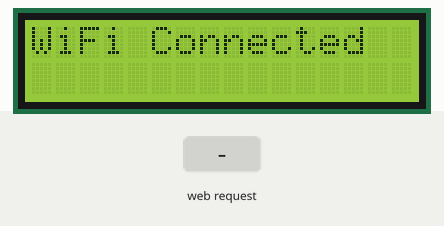
Recording of a sketch running on a simulated ESP8266 (NodeMCU). On the bench: 16×2 character LCD. The test bench sets the inputs (shaded band). WiFi joins after 1.5 s; servers stay silent unless stated; what the sketch prints to the serial monitor is not drawn.

Above: at 2.7 s.
2.8 s: HTTP request GET /?msg=1 received
At 3.8 s:
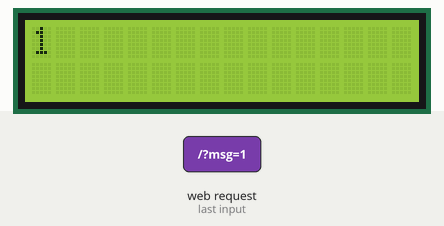
4.3 s: HTTP request GET /?msg=0 received
At 5.0 s:
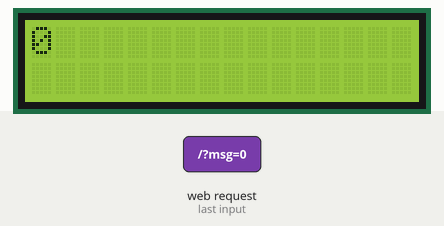
Timing chart, 0 to 7.3 s (numbered marks = the images above; inputs shaded):
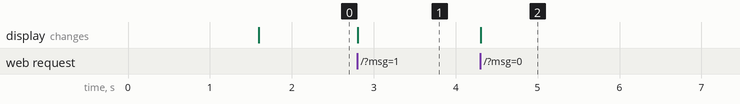

The sketch:

web_to_lcd.ino
```cpp
#include <ESP8266WiFi.h>
#include <ESP8266WebServer.h>
#include <LiquidCrystal_I2C.h>

const char* ssid = "My WiFi";
const char* password = "My Password";

ESP8266WebServer server(80);
LiquidCrystal_I2C lcd(0x27, 16, 2);

void handleRoot() {
  String message = "";

  if (server.hasArg("msg")) {
    message = server.arg("msg");

    lcd.clear();
    lcd.setCursor(0, 0);
    lcd.print(message.substring(0, 16));

    lcd.setCursor(0, 1);
    if (message.length() > 16) {
      lcd.print(message.substring(16, 32));
    }
  }

  String html = "<html><body>";
  html += "<h2>NodeMCU LCD Control</h2>";
  html += "<form action='/' method='GET'>";
  html += "<input type='text' name='msg' placeholder='Enter text'>";
  html += "<input type='submit' value='Send'>";
  html += "</form>";
  html += "</body></html>";

  server.send(200, "text/html", html);
}

void setup() {
  Serial.begin(9600);

  lcd.init();
  lcd.backlight();
  lcd.print("Connecting...");

  WiFi.begin(ssid, password);

  while (WiFi.status() != WL_CONNECTED) {
    delay(500);
    Serial.print(".");
  }

  lcd.clear();
  lcd.print("WiFi Connected");

  Serial.println();
  Serial.print("IP Address: ");
  Serial.println(WiFi.localIP());

  server.on("/", handleRoot);
  server.begin();
}

void loop() {
  server.handleClient();
}
```

Measured:
- after the input at 2.8 s, the display: changes at once (image 1)
- after the input at 4.3 s, the display: changes at once (image 2)
